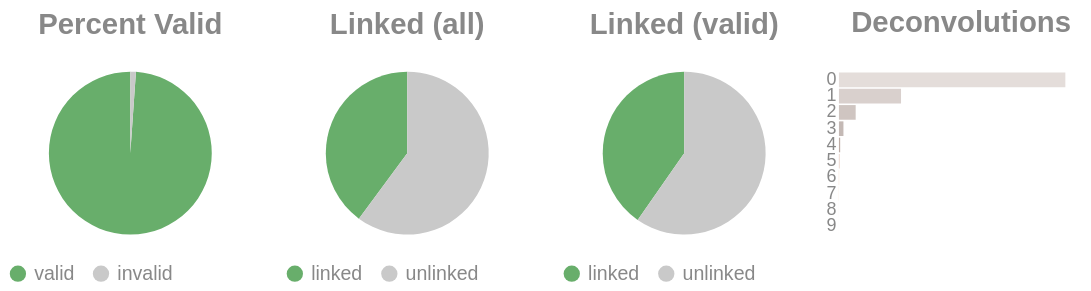

The notebook cell saved with this chart:
### Code cell
if SKIPLR:
    pass
else:
    clash = Counter()
    for i in valids['molecule'].to_list():
        _mol = i.split("-")
        if len(_mol) == 1:
            clash.update('0')
        else:
            clash.update(_mol[-1])

    _d = {"deconvolutions": [], 'count': []}
    for k,v in clash.items():
        _d['deconvolutions'].append(k)
        _d['count'].append(v)

    tot_valid = valids['reads'].sum()
    mask = valids['reads'] >= 2
    n_linked_reads = valids.filter(mask)['reads'].sum()
    if n_linked_reads == 0:
        print_html("No linked molecules (>=2 reads) were detected; skipping linked-only distributions.")
        SKIPLR = True
    else:
        perc_valid = round(tot_valid / n_reads, 4)
        linked_perc_abs = round(n_linked_reads / n_reads, 4)
        linked_perc = round(n_linked_reads / tot_valid, 4)

    _valid = pl.DataFrame({"valids": ['valid', 'invalid'], "count": [tot_valid, n_reads - tot_valid]})
    _linked_abs = pl.DataFrame({"linked (absolute)": ['linked', 'unlinked'], "count": [n_linked_reads, n_reads - n_linked_reads]})
    _linked_rel = pl.DataFrame({"linked (valids)": ['linked', 'unlinked'], "count": [n_linked_reads, tot_valid - n_linked_reads]})

    (
        alt.hconcat(
            piechart(_valid, goodval = 'valid', title = "Percent Valid"),
            piechart(_linked_abs, goodval = "linked", title =  "Linked (all)"),
            piechart(_linked_rel, goodval = "linked", title =  "Linked (valid)"),
            convolutionbar(pl.DataFrame(_d), title = "Deconvolutions"),
            center = True,
            bounds = 'flush'
        )
        .resolve_scale(color='independent')
        .resolve_legend('independent')
        .properties(usermeta={'embedOptions': {"actions": False}})
    ).display()

### Figure 1 — Vega-Lite specification as saved in the notebook (floating-point values rounded to 4 significant figures)
{"width": "container", "height": 400, "config": {"title": {"anchor": "start", "dy": -15, "fontSize": 18, "color": "#888888", "subtitleColor": "#888888", "subtitleFontSize": 14}, "arc": {"fill": "#0072B2"}, "axis": {"domainColor": "#888888", "domainWidth": 0.5, "gridWidth": 0.2, "grid": false, "titleFontWeight": 400, "titleFontSize": 15, "labelFontSize": 11, "labelColor": "#888888", "tickColor": "#888888", "tickWidth": 0.2, "titleColor": "#888888"}, "axisBand": {"grid": false}, "axisX": {"grid": true, "tickSize": 10, "domainCap": "round"}, "axisY": {"domain": false, "grid": true, "tickSize": 0, "domainCap": "round"}, "background": "transparent", "header": {"labelFontSize": 15, "labelColor": "#888888", "titleFontSize": 15, "titleFontWeight": 600, "titleColor": "#888888"}, "legend": {"labelFont": "sans-serif", "labelFontSize": 12, "labelColor": "#888888", "symbolSize": 100, "symbolType": "circle", "titleFontSize": 12, "titlePadding": 10, "titleColor": "#888888", "title": null}, "range": {"category": ["#E69F00", "#56B4E9", "#009E73", "#F0E442", "#0072B2", "#D55E00", "#CC79A7", "#000000"], "diverging": ["#cfe8f3", "#a2d4ec", "#73bfe2", "#46abdb", "#1696d2", "#12719e"]}, "area": {"fill": "#0072B2", "fillOpacity": 0.7, "line": true, "strokeOpacity": 0.7}, "line": {"color": "#0072B2", "stroke": "#0072B2", "strokeWidth": 2}, "trail": {"color": "#0072B2", "stroke": "#0072B2", "strokeWidth": 0, "size": 1}, "point": {"filled": true, "fillOpacity": 1.0, "size": 95}, "text": {"color": "#888888", "fontSize": 11, "align": "right", "fontWeight": 400, "size": 11}, "bar": {"fill": "#0072B2", "stroke": null}, "view": {"stroke": null, "continuousWidth": 660, "continuousHeight": 400}}, "hconcat": [{"data": {"name": "data-a3b56ba2c45483f549c87fdfd44abbb3"}, "mark": {"type": "arc"}, "encoding": {"color": {"field": "valids", "legend": {"orient": "bottom", "title": null}, "scale": {"domain": ["valid", "invalid"], "range": ["#68ae6b", "#C9C9C9"]}, "title": "Valids", "type": "nominal"}, "theta": {"field": "count", "type": "quantitative"}, "tooltip": [{"field": "valids", "title": "Valids", "type": "ordinal"}, {"field": "percent", "format": ".2%", "title": "Percent", "type": "quantitative"}, {"field": "count", "title": "Count", "type": "quantitative"}]}, "height": 100, "title": {"text": "Percent Valid", "align": "center", "anchor": "middle"}, "transform": [{"calculate": "datum.count / 2037909", "as": "percent"}], "width": 150}, {"data": {"name": "data-47c3ae270c89943f1abf0700e58b6864"}, "mark": {"type": "arc"}, "encoding": {"color": {"field": "linked (absolute)", "legend": {"orient": "bottom", "title": null}, "scale": {"domain": ["linked", "unlinked"], "range": ["#68ae6b", "#C9C9C9"]}, "title": "Linked (Absolute)", "type": "nominal"}, "theta": {"field": "count", "type": "quantitative"}, "tooltip": [{"field": "linked (absolute)", "title": "Linked (Absolute)", "type": "ordinal"}, {"field": "percent", "format": ".2%", "title": "Percent", "type": "quantitative"}, {"field": "count", "title": "Count", "type": "quantitative"}]}, "height": 100, "title": {"text": "Linked (all)", "align": "center", "anchor": "middle"}, "transform": [{"calculate": "datum.count / 2037909", "as": "percent"}], "width": 150}, {"data": {"name": "data-90399cc05547635876de8525feb192e7"}, "mark": {"type": "arc"}, "encoding": {"color": {"field": "linked (valids)", "legend": {"orient": "bottom", "title": null}, "scale": {"domain": ["linked", "unlinked"], "range": ["#68ae6b", "#C9C9C9"]}, "title": "Linked (Valids)", "type": "nominal"}, "theta": {"field": "count", "type": "quantitative"}, "tooltip": [{"field": "linked (valids)", "title": "Linked (Valids)", "type": "ordinal"}, {"field": "percent", "format": ".2%", "title": "Percent", "type": "quantitative"}, {"field": "count", "title": "Count", "type": "quantitative"}]}, "height": 100, "title": {"text": "Linked (valid)", "align": "center", "anchor": "middle"}, "transform": [{"calculate": "datum.count / 2015487", "as": "percent"}], "width": 150}, {"data": {"name": "data-0451adc57ca1bdbc1e7484193d8718ae"}, "mark": {"type": "bar"}, "encoding": {"color": {"field": "deconvolutions", "legend": null, "scale": {"scheme": "lightgreyred"}, "type": "nominal"}, "tooltip": [{"field": "deconvolutions", "title": "Deconvolutions", "type": "ordinal"}, {"field": "percent", "format": ".2%", "title": "Percent", "type": "quantitative"}, {"field": "count", "title": "Count", "type": "quantitative"}], "x": {"axis": null, "field": "count", "type": "quantitative"}, "y": {"field": "deconvolutions", "sort": "ascending", "title": null, "type": "nominal"}}, "height": 100, "title": {"text": "Deconvolutions", "align": "center", "anchor": "middle"}, "transform": [{"calculate": "datum.count / 1529812", "as": "percent"}], "width": 150}], "bounds": "flush", "center": true, "resolve": {"legend": {"angle": "independent"}, "scale": {"color": "independent"}}, "usermeta": {"embedOptions": {"actions": false}}, "$schema": "https://vega.github.io/schema/vega-lite/v6.4.1.json", "datasets": {"data-a3b56ba2c45483f549c87fdfd44abbb3": [{"valids": "valid", "count": 2015487}, {"valids": "invalid", "count": 22422}], "data-47c3ae270c89943f1abf0700e58b6864": [{"linked (absolute)": "linked", "count": 812778}, {"linked (absolute)": "unlinked", "count": 1225131}], "data-90399cc05547635876de8525feb192e7": [{"linked (valids)": "linked", "count": 812778}, {"linked (valids)": "unlinked", "count": 1202709}], "data-0451adc57ca1bdbc1e7484193d8718ae": [{"deconvolutions": "0", "count": 1111932}, {"deconvolutions": "1", "count": 304945}, {"deconvolutions": "2", "count": 82193}, {"deconvolutions": "3", "count": 22102}, {"deconvolutions": "4", "count": 6049}, {"deconvolutions": "5", "count": 1789}, {"deconvolutions": "6", "count": 548}, {"deconvolutions": "7", "count": 168}, {"deconvolutions": "8", "count": 65}, {"deconvolutions": "9", "count": 21}]}}
